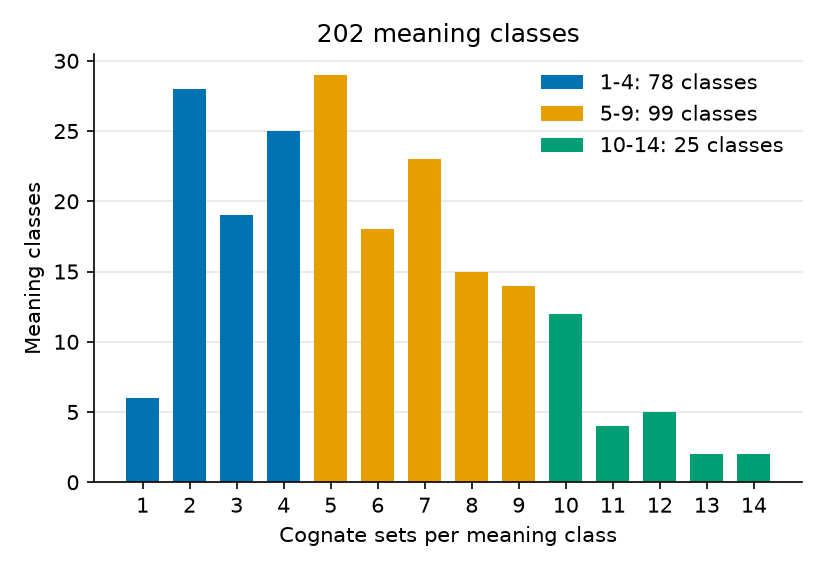

This figure's Python source:
"""Plot cognate sets per meaning class in data/cpacific.nex (ascertainment column excluded).

Usage: python3 figures/cognate_set_sizes.py   (needs matplotlib)
"""
import collections
import re
from pathlib import Path

import matplotlib
matplotlib.use("Agg")
import matplotlib.pyplot as plt

here = Path(__file__).parent
nex = (here.parent / "data" / "cpacific.nex").read_text()

# Character labels: each meaning class starts with a "<name>_0ascertainment" column.
labels = re.findall(r"^\s*\d+\s+(\S+?),?\s*$", nex.split("CHARSTATELABELS")[1].split(";")[0], re.M)
sites = collections.Counter()  # meaning class -> number of cognate sets
cls = None
for label in labels:
    if label.endswith("_0ascertainment"):
        cls = label
    else:
        sites[cls] += 1
assert sum(sites.values()) == len(labels) - len(set(l for l in labels if l.endswith('_0ascertainment')))

counts = collections.Counter(sites.values())
bands = [(1, 4, "1-4", "#0072B2"), (5, 9, "5-9", "#E69F00"), (10, 14, "10-14", "#009E73")]  # Okabe-Ito; = BEAUti sizes 1-5, 6-10, 11-15 (+1 ascertainment column)
assert all(any(lo <= k <= hi for lo, hi, *_ in bands) for k in counts), "size outside bands"

fig, ax = plt.subplots(figsize=(5.5, 3.8))
for lo, hi, name, colour in bands:
    ks = [k for k in sorted(counts) if lo <= k <= hi]
    ax.bar(ks, [counts[k] for k in ks], color=colour, width=0.7,
           label=f"{name}: {sum(counts[k] for k in ks)} classes")
ax.set(xlabel="Cognate sets per meaning class", ylabel="Meaning classes",
       title=f"{len(sites)} meaning classes", xticks=range(min(counts), max(counts) + 1))
ax.legend(frameon=False)
ax.spines[["top", "right"]].set_visible(False)
ax.set_axisbelow(True)
ax.yaxis.grid(alpha=0.3)
fig.tight_layout()
fig.savefig(here / "cognate_set_sizes.png", dpi=150)
